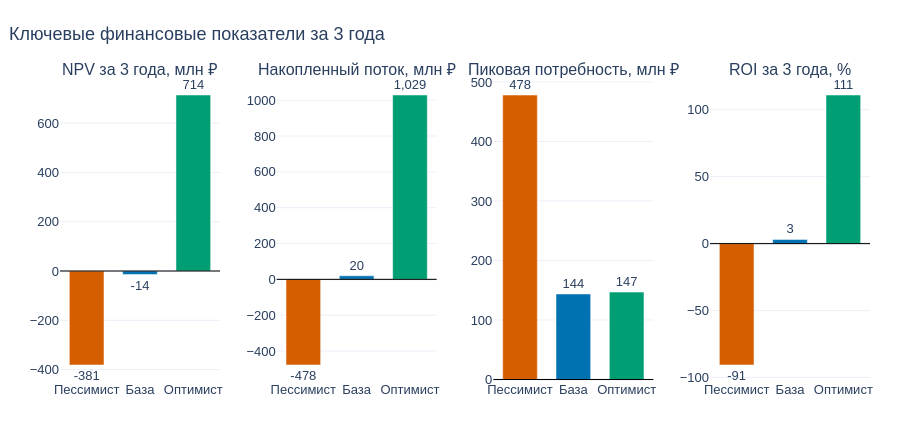

Notebook code cell kept with this figure:
### Markdown cell above
### 2.2. Ключевые показатели: NPV, накопленный поток, пиковое финансирование, ROI

### Code cell
METR = [('npv', 'NPV за 3 года, млн ₽', 1), ('tnet', 'Накопленный поток, млн ₽', 1), ('peak', 'Пиковая потребность, млн ₽', 1), ('roi', 'ROI за 3 года, %', 100)]

fig = make_subplots(rows=1, cols=4, subplot_titles=[m[1] for m in METR], horizontal_spacing=0.07)
for j, (k, t, m) in enumerate(METR, 1):
    v = [summ.loc[s, k] * m for s in SC]
    fig.add_bar(x=SC, y=v, marker_color=[COLORS[s] for s in SC], text=[f'{x:,.0f}' for x in v], textposition='outside', showlegend=False,
                hovertemplate='%{x}: %{y:,.1f}<extra></extra>', row=1, col=j)
    fig.add_hline(y=0, line=dict(color='black', width=1), row=1, col=j)
fig.update_layout(bargap=0.35)
pshow(fig, 'kpi', 'Ключевые финансовые показатели за 3 года', h=440)

f, axs = plt.subplots(1, 4, figsize=(15, 4.4))
for ax, (k, t, m) in zip(axs, METR):
    v = [summ.loc[s, k] * m for s in SC]
    b = ax.bar(SC, v, color=[COLORS[s] for s in SC]); ax.axhline(0, color='black', lw=1); ax.set_title(t, fontsize=10)
    ax.bar_label(b, labels=[f'{x:,.0f}' for x in v], padding=3, fontsize=9); ax.tick_params(axis='x', rotation=20)
mshow(f, 'kpi')

### Figure 1 — Plotly figure (JSON) as saved in the notebook; plotly's stock layout.template omitted (floating-point values rounded to 4 significant figures)
{"data": [{"hovertemplate": "%{x}: %{y:,.1f}<extra></extra>", "marker": {"color": ["#D55E00", "#0072B2", "#009E73"]}, "showlegend": false, "text": ["-381", "-14", "714"], "textposition": "outside", "type": "bar", "x": ["Пессимист", "База", "Оптимист"], "xaxis": "x", "y": [-381.4, -14.45, 714.2], "yaxis": "y"}, {"hovertemplate": "%{x}: %{y:,.1f}<extra></extra>", "marker": {"color": ["#D55E00", "#0072B2", "#009E73"]}, "showlegend": false, "text": ["-478", "20", "1,029"], "textposition": "outside", "type": "bar", "x": ["Пессимист", "База", "Оптимист"], "xaxis": "x2", "y": [-478.1, 20.17, 1029.0], "yaxis": "y2"}, {"hovertemplate": "%{x}: %{y:,.1f}<extra></extra>", "marker": {"color": ["#D55E00", "#0072B2", "#009E73"]}, "showlegend": false, "text": ["478", "144", "147"], "textposition": "outside", "type": "bar", "x": ["Пессимист", "База", "Оптимист"], "xaxis": "x3", "y": [478.1, 143.8, 146.9], "yaxis": "y3"}, {"hovertemplate": "%{x}: %{y:,.1f}<extra></extra>", "marker": {"color": ["#D55E00", "#0072B2", "#009E73"]}, "showlegend": false, "text": ["-91", "3", "111"], "textposition": "outside", "type": "bar", "x": ["Пессимист", "База", "Оптимист"], "xaxis": "x4", "y": [-90.65, 3.141, 111.0], "yaxis": "y4"}], "layout": {"annotations": [{"font": {"size": 16}, "showarrow": false, "text": "NPV за 3 года, млн ₽", "x": 0.09875, "xanchor": "center", "xref": "paper", "y": 1, "yanchor": "bottom", "yref": "paper"}, {"font": {"size": 16}, "showarrow": false, "text": "Накопленный поток, млн ₽", "x": 0.3663, "xanchor": "center", "xref": "paper", "y": 1, "yanchor": "bottom", "yref": "paper"}, {"font": {"size": 16}, "showarrow": false, "text": "Пиковая потребность, млн ₽", "x": 0.6338, "xanchor": "center", "xref": "paper", "y": 1, "yanchor": "bottom", "yref": "paper"}, {"font": {"size": 16}, "showarrow": false, "text": "ROI за 3 года, %", "x": 0.9012, "xanchor": "center", "xref": "paper", "y": 1, "yanchor": "bottom", "yref": "paper"}], "bargap": 0.35, "font": {"family": "Arial", "size": 13}, "height": 440, "legend": {"orientation": "h", "y": -0.2}, "margin": {"b": 60, "l": 60, "r": 30, "t": 80}, "shapes": [{"line": {"color": "black", "width": 1}, "type": "line", "x0": 0, "x1": 1, "xref": "x domain", "y0": 0, "y1": 0, "yref": "y"}, {"line": {"color": "black", "width": 1}, "type": "line", "x0": 0, "x1": 1, "xref": "x2 domain", "y0": 0, "y1": 0, "yref": "y2"}, {"line": {"color": "black", "width": 1}, "type": "line", "x0": 0, "x1": 1, "xref": "x3 domain", "y0": 0, "y1": 0, "yref": "y3"}, {"line": {"color": "black", "width": 1}, "type": "line", "x0": 0, "x1": 1, "xref": "x4 domain", "y0": 0, "y1": 0, "yref": "y4"}], "title": {"text": "Ключевые финансовые показатели за 3 года", "x": 0.01}, "xaxis": {"anchor": "y", "domain": [0, 0.1975]}, "xaxis2": {"anchor": "y2", "domain": [0.2675, 0.465]}, "xaxis3": {"anchor": "y3", "domain": [0.535, 0.7325]}, "xaxis4": {"anchor": "y4", "domain": [0.8025, 1]}, "yaxis": {"anchor": "x", "domain": [0, 1]}, "yaxis2": {"anchor": "x2", "domain": [0, 1]}, "yaxis3": {"anchor": "x3", "domain": [0, 1]}, "yaxis4": {"anchor": "x4", "domain": [0, 1]}}}
